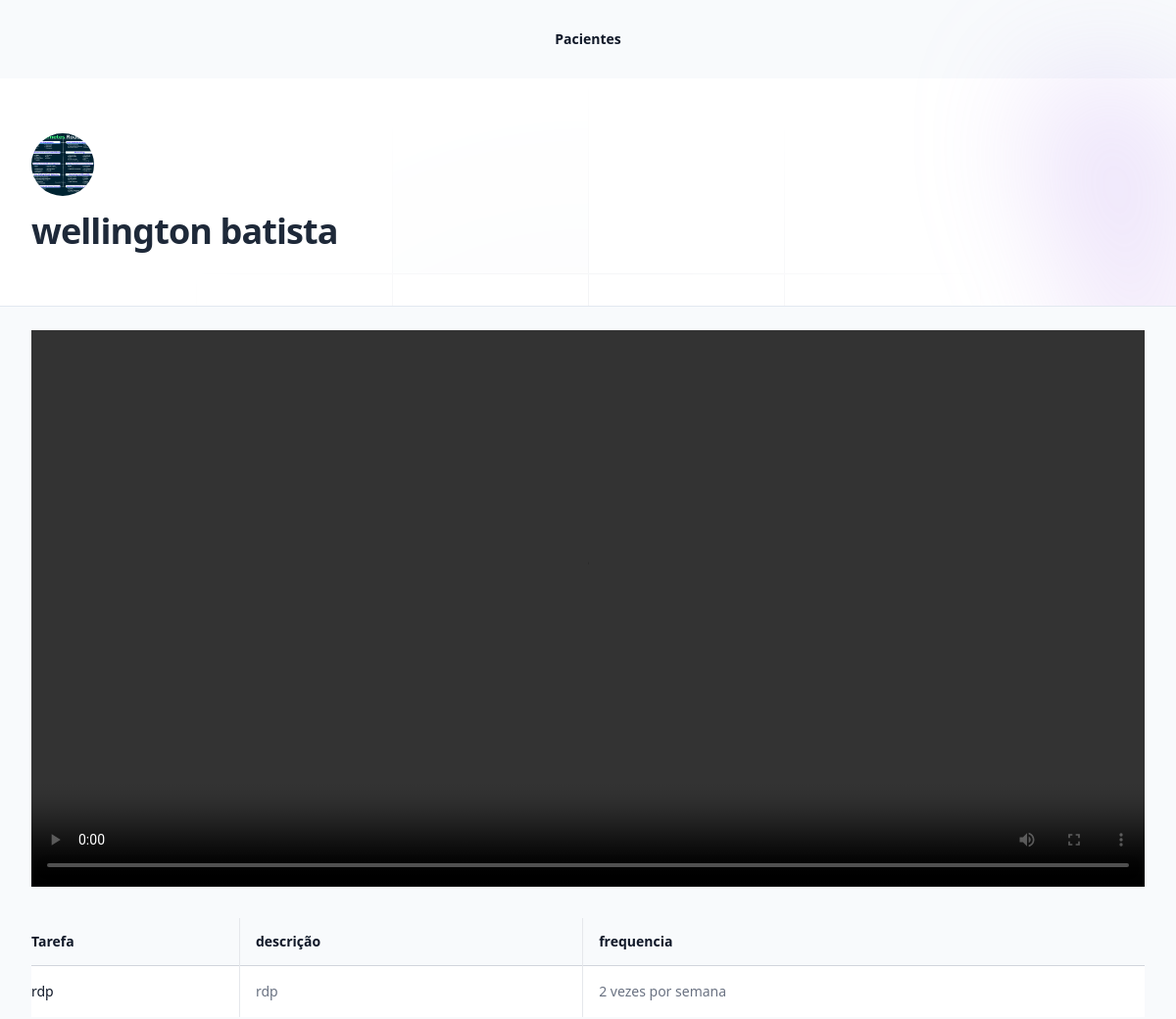
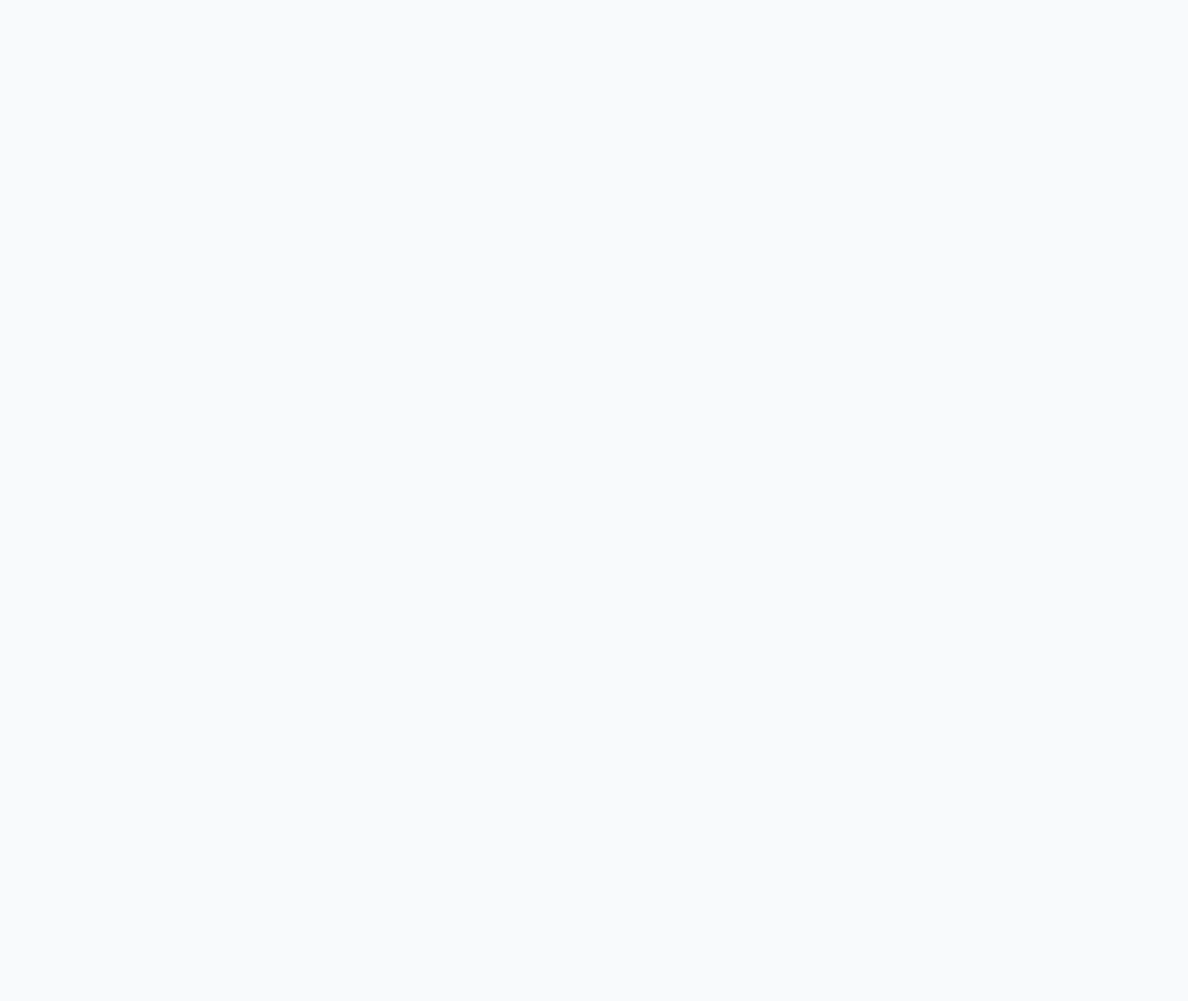
/pacientes/consulta_publica/5, run on the app's committed database (2 pictures, top to bottom).
### pacientes/models.py (models this page shows, shortened)
class Consultas(models.Model):
    humor = models.PositiveIntegerField()
    registro_geral = models.TextField()
    video = models.FileField(upload_to="video")
    tarefas = models.ManyToManyField(Tarefas)
    paciente = models.ForeignKey(Pacientes, on_delete=models.CASCADE)
    data = models.DateTimeField(auto_now_add=True)

class Pacientes(models.Model):
    queixa_choices = (
        ('TDAH', 'TDAH'),
        ('D', 'Depressão'),
        ('A', 'Ansiedade'),
        ('TAG', 'Transtorno de ansiedade generalizada')
    )
    nome = models.CharField(max_length=255)
    email = models.EmailField(null=True, blank=True)
    telefone = models.CharField(max_length=255, null=True, blank=True)
    queixa = models.CharField(max_length=4, choices=queixa_choices, default='TDAH')
    foto = models.ImageField(upload_to='fotos')
    pagamento_em_dia = models.BooleanField(default=True)

class Tarefas(models.Model):
    frequencia_choices = (
        ('D', 'Diário'),
        ('1S', '1 vez por semana'),
        ('2S', '2 vezes por semana'),
        ('3S', '3 vezes por semana'),
        ('N', 'Ao necessitar')
    )
    tarefa = models.CharField(max_length=255)
    instrucoes = models.TextField()
    frequencia = models.CharField(max_length=2, choices=frequencia_choices, default='D')

### pacientes/views.py (the view)
# urls.py: path('consulta_publica/<int:id>', views.consulta_publica, name="consulta_publica"),
def consulta_publica(request, id):
    consulta = Consultas.objects.get(id=id)
    if not consulta.paciente.pagamento_em_dia:
        raise Http404()
    '''view = Visualizacoes(
    consulta=consulta,
    ip=request.META['REMOTE_ADDR']
    )
    view.save()'''
    return render(request, 'consulta_publica.html', {'consulta': consulta})

### pacientes/templates/consulta_publica.html (shortened to what this page needs)
{% extends "base.html" %}
{% block 'body' %}
<div class="relative isolate">
    <div class="pointer-events-none absolute left-1/2 right-0 top-0 -z-10 -ml-24 transform-gpu overflow-hidden blur-3xl lg:ml-24 xl:ml-48" aria-hidden="true">
    </div>
    <div class="py-14 sm:py-14">
        <div class="mx-auto max-w-7xl px-6 lg:px-8">
          <div class="mx-auto max-w-2xl lg:mx-0">
            <img class="size-16 rounded-full" src="{{consulta.paciente.foto.url}}" alt="">
            <p class="mt-4 text-pretty text-4xl font-semibold tracking-tight text-gray-800 sm:text-4xl">{{consulta.paciente.nome}}</p>
          </div>
        </div>
    </div>
    <div class="bg-slate-50 h-screen border-t-1 border-slate-200 ">
        <div class="max-w-7xl mx-auto px-6 lg:px-8 mt-6">
            <video class="w-full" controls>
                <source src="{{consulta.video.url}}" type="video/mp4">
            </video>
            <div class="mt-8">
                <div class="mt-8 flow-root">
                  <div class="-mx-4 -my-2 overflow-x-auto sm:-mx-6 lg:-mx-8">
                    <div class="inline-block min-w-full py-2 align-middle sm:px-6 lg:px-8">
                      <table class="min-w-full divide-y divide-gray-300">
                        <thead>
                          <tr class="divide-x divide-gray-200">
                            <th scope="col" class="py-3.5 pl-4 pr-4 text-left text-sm font-semibold text-gray-900 sm:pl-0">Tarefa</th>
                            <th scope="col" class="px-4 py-3.5 text-left text-sm font-semibold text-gray-900">descrição</th>
                            <th scope="col" class="px-4 py-3.5 text-left text-sm font-semibold text-gray-900">frequencia</th>
                          </tr>
                        </thead>
                        <tbody class="divide-y divide-gray-200 bg-white">
                            {% for tarefa in consulta.tarefas.all  %}
                                <tr class="divide-x divide-gray-200">
                                    <td class="whitespace-nowrap py-4 pl-4 pr-4 text-sm font-medium text-gray-900 sm:pl-0">{{tarefa.tarefa}}</td>
                                    <td class="whitespace-nowrap p-4 text-sm text-gray-500">{{tarefa.instrucoes}}</td>
                                    <td class="whitespace-nowrap p-4 text-sm text-gray-500">{{tarefa.get_frequencia_display}}</td>
                                </tr>
                            {% endfor %}
                        </tbody>
                      </table>
                    </div>
                  </div>
                </div>
              </div>
        </div>
    </div>
</div>
{% endblock 'body' %}

### data on the page
Consultas: paciente.foto (picture), paciente.nome "wellington batista"
Tarefas: tarefa "rdp", instrucoes "rdp", frequencia "2 vezes por semana"
